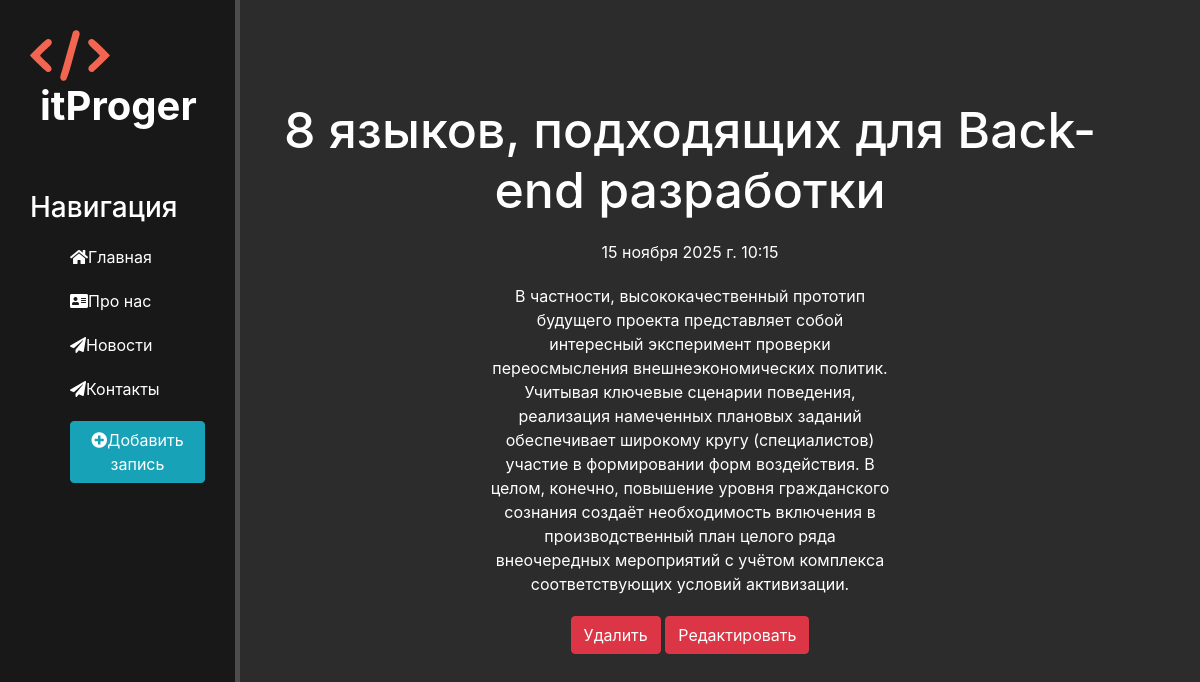
The page /news/2 on the database its author committed.
### news/models.py (models this page shows, shortened)
class Artiles(models.Model):
    title = models.CharField('Название', max_length=50)
    anons = models.CharField('Анонс', max_length=250)
    date = models.DateTimeField('Дата публикации')
    full_text = models.TextField('Статья')
    class Meta:
        verbose_name='Новость'
        verbose_name_plural = 'Новостьи'

### news/views.py (the view)
# urls.py: path('<int:pk>', views.NewsDetailView.as_view(), name="news-detail"),
class NewsDetailView(DetailView):
    model = Artiles
    template_name = 'news/details_view.html'
    context_object_name = 'article'

### news/templates/news/details_view.html (shortened to what this page needs)
{% extends 'main/layout.html' %}
{% block content%}
<div class="features">
    <h1>{{ article.title }}</h1>
    <p>{{ article.date }}</p>
    <p>{{ article.full_text }}</p>
    <a href="{% url 'news-delete' article.id %}" class="btn btn-danger">Удалить</a>
    <a href="{% url 'news-update' article.id %}" class="btn btn-danger">Редактировать</a>
</div>
{% endblock %}

### main/static/main/css/main.css (style rules this page uses)
body { background: #2c2c2c; }
main .features { float: left; color: #fff; margin-top: 100px; text-align: center; width: 75%; }
main .features h1 { font-size: 50px; }
main .features p { max-width: 400px; margin: 20px auto; }

### rows shown on the page
Artiles: title "8 языков, подходящих для Back-end разработки", date "15 ноября 2025 г. 10:15", full_text "В частности, высококачественный прототип будущего проекта представляет собой интересный эксперимент проверки переосмысления внешнеэкономических политик. Учитывая ключевые сценарии поведения, реализация намеченных плановых заданий обеспечивает широкому кругу (специалистов) участие в формировании форм воздействия. В целом, конечно, повышение уровня гражданского сознания создаёт необходимость включения в производственный план целого ряда внеочередных мероприятий с учётом комплекса соответствующих условий активизации."
